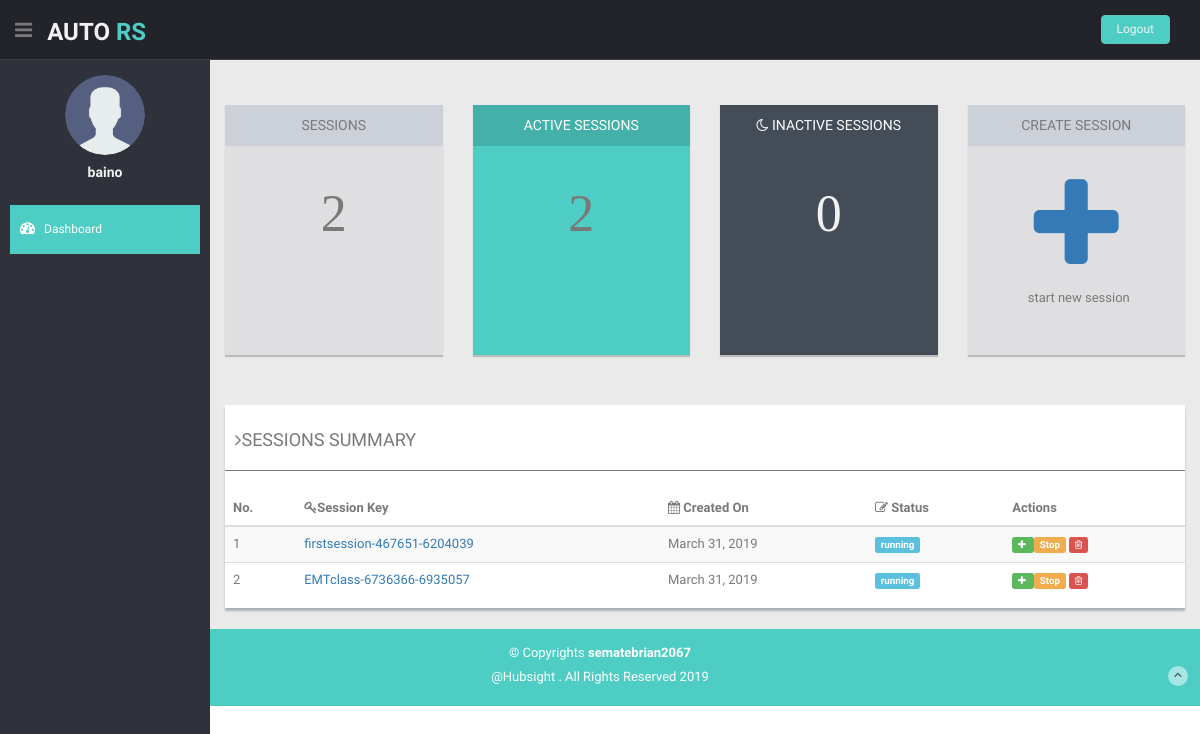
Screenshot of /moderator/ (signed in) with the database file from the repository.
### Ars/models.py (models this page shows)
class Session(models.Model):
    status = models.CharField(max_length=25, default='running')
    session_key = models.CharField(max_length=250, null=False)
    owner = models.ForeignKey(User, on_delete=models.CASCADE)
    created_on = models.DateField(auto_now_add=True)

### Ars/decorators.py (the view)
    def wrapper(request, **kwargs):
        if request is not None:
            if request.method == "GET":
                return function(request, **kwargs)
            raise Exception("method not allowed.")
        raise Exception("request is null")

### moderator/views.py (called while the page is built)
@Get_check
@login_required
def index(request):
    context = {}
    current_user_id=request.user.id
    user_sessions = Session.objects.filter(owner=current_user_id)
    context['sessions']=user_sessions
    inactive_session_count = user_sessions.filter(status="stopped").count()
    active_session_count = user_sessions.filter(status='running').count()
    context['active_count']=active_session_count
    context['inactive_count']=inactive_session_count
    return render(request, 'moderator/index.html', context)

### moderator/templates/moderator/index.html (shortened to what this page needs)
{% extends 'moderator/base.html' %}
{% block body%}
    <section id="main-content">
      <section class="wrapper">
        <div class="row">
          <div class="col-lg-12 main-chart">
            <div class="row mt">
              <div class="col-md-3 col-sm-12 mb">
                <div class="grey-panel pn">
                  <div class="grey-header">
                    <h5>SESSIONS</h5>
                  </div>
                  <h1 class="mt fa fa-4x">
                  {%if sessions%}
                      {{sessions.count}}
                  {%else%}
                    0
                  {%endif%}
              </h1>
                  <div class="row">
                    <div class="col-sm-6 col-xs-6 goleft">
                      <p><br/></p>
                    </div>
                  </div>
                </div>
              </div>
              <div class="col-md-3 col-sm-12 mb">
                <div class=" green-panel  pn">
                  <div class="green-header ">
                    <h5>ACTIVE SESSIONS</h5>
                  </div>
                                    <h1 class="mt fa fa-4x">
                                      {%if sessions%}
                                      {{active_count}}
                                      {%else%}
                                      0
                                      {%endif%}
                                    </h1>
                </div>
              </div>
              <div class="col-md-3 col-sm-12 mb">
                <div class="darkblue-panel pn">
                  <div class="darkblue-header">
                    <h5><i class=" fa fa-moon-o"></i> INACTIVE SESSIONS</h5>
                  </div>
                                    <h1 class="mt fa fa-4x">
                                      {%if sessions%}
                                        {{inactive_count}}
                                      {%else%}
                                        0
                                      {%endif%}
                                    </h1>
                </div>
              </div>
                 <div class="col-md-3 col-sm-12 mb">
                <div class="grey-panel pn">
                  <div class="grey-header">
                    <h5>CREATE SESSION</h5>
                  </div>
                  <a href="" data-toggle="modal" data-target="#createsession_Modal">
                    <h1 class="mt"><i class="fa fa-plus fa-3x"></i></h1>
                  </a>
                  <p>start new session</p>
                </div>
              </div>
            </div>
        <div class="row mt">
          <div class="col-md-12">
            <div class="content-panel">
              <table class="table table-striped table-advance table-hover">
                <h4><i class="fa fa-angle-right"></i>SESSIONS SUMMARY</h4>
                <hr>
                <thead>
                  <tr>
                    <th>No.</th>
                    <th><i class="fa fa-key"></i>Session Key</th>
                    <th><i class="fa fa-calendar"></i> Created On</th>
                    <th><i class=" fa fa-edit"></i> Status</th>
                    <th>Actions</th>
                  </tr>
                </thead>
                <tbody>
                  {%if sessions%}
                  {%for session in sessions%}
                  <tr>
                    <td>{{forloop.counter}}</td>
                    <td>
                      <a href="{% url 'moderator:sessionDetails' session.id %}">{{session.session_key}}</a>
                    </td>
                    <td class="hidden-phone">{{session.created_on}}</td>
                    <td><span class="label label-{% if session.status == 'stopped'%}danger{% else %}info{% endif %} label-mini">{{session.status}}</span></td>
                    <td>
                      {%if session.status == "running" %}
                          <a href="{% url 'moderator:categorycreate' session.id %}">
                            <span class="label label-success">
                              <i class="fa fa-plus"></i>
                            </span>
                          </a>
                        <a href="{% url 'moderator:sessionstop' session.id %}">
                          <span class="label label-warning label-mini">Stop</span>
                        </a>
                        {%endif%}
                        <a href="{% url 'moderator:sessiondelete' session.id %}">
                          <span class="label label-danger">
                            <i class="fa fa-trash-o"></i>
                          </span>
                        </a>
                    </td>
                  </tr>
                  {%endfor%}
                  {%endif%}
                </tbody>
              </table>
            </div>
          </div>
        </div>
          </div>
        </div>
      </section>
    </section>
    {% endblock %}

### moderator/templates/moderator/base.html (shortened to what this page needs)
<!DOCTYPE html>
<html lang="en">
<head>
  {% load staticfiles %}
  <link href="{% static 'moderator/lib/bootstrap/css/bootstrap.min.css' %}" rel="stylesheet">
  <link href="{% static 'moderator/lib/font-awesome/css/font-awesome.css' %}" rel="stylesheet" />
  <link rel="stylesheet" type="text/css" href="{% static 'moderator/css/zabuto_calendar.css' %}">
  <link rel="stylesheet" type="text/css" href="{% static 'moderator/lib/gritter/css/jquery.gritter.css' %}" />
  <link href="{% static 'moderator/lib/advanced-datatable/css/demo_page.css' %} " rel="stylesheet" />
  <link href="{% static 'moderator/lib/advanced-datatable/css/demo_table.css' %}" rel="stylesheet" />
  <link rel="stylesheet" href="{% static 'moderator/lib/advanced-datatable/css/DT_bootstrap.css' %}" />
  <link href="{% static 'moderator/css/style.css' %}" rel="stylesheet">
  <link href="{% static 'moderator/css/style-responsive.css' %}" rel="stylesheet">
</head>
<body>
  <section id="container">
    <header class="header black-bg">
      <div class="sidebar-toggle-box">
        <div class="fa fa-bars tooltips" data-placement="right" data-original-title="Toggle Navigation"></div>
      </div>
      <a href="index.html" class="logo"><b>AUTO<span> RS</span></b></a>
      <div class="top-menu">
        <ul class="nav pull-right top-menu">
          <li><a class="logout" href="{% url "UserAuth:logout" %}">Logout</a></li>
        </ul>
      </div>
    </header>
    <aside>
      <div id="sidebar" class="nav-collapse ">
        <ul class="sidebar-menu" id="nav-accordion">
          <p class="centered"><a href="profile.html"><img src="{% static 'moderator/img/user.png' %}" class="img-circle" width="80"></a></p>
          <h5 class="centered">{{request.user.username}}</h5>
          <li class="mt">
            <a class="active" href="{%url 'moderator:index'%}">
              <i class="fa fa-dashboard"></i>
              <span>Dashboard</span>
              </a>
          </li>
        </ul>
      </div>
    </aside>
    {% block body %}
    {% endblock %}
    <footer class="site-footer">
      <div class="text-center">
        <p>
          &copy; Copyrights <strong>sematebrian2067</strong>
          <p>
            @Hubsight . All Rights Reserved
          </p>
        </p>
        <a href="#" class="go-top">
          <i class="fa fa-angle-up"></i>
          </a>
      </div>
    </footer>
  </section>
</body>
</html>

### moderator/static/moderator/css/style.css (style rules this page uses)
body { color: #797979; background: #eaeaea; font-family: 'Ruda', sans-serif; padding: 0px !important; margin: 0px !important; font-size:13px; }
ul li { list-style: none; }
a, a:hover, a:focus { text-decoration: none; outline: none; }
#container { width: 100%; height: 100%; }
hr { margin-top: 20px; margin-bottom: 20px; border: 0; border-top: 1px solid #797979; }
.centered { text-align: center; }
.goleft { text-align: left; }
.mt { margin-top: 25px; }
.mb { margin-bottom: 25px; }
ul.top-menu > li > .logout { color: #f2f2f2; font-size: 12px; border-radius: 4px; -webkit-border-radius: 4px; border: 1px solid #64c3c2 !important; padding: 5px 15px; margin-right: 15px; background: #4ECDC4; margin-top: 15px; }
#sidebar { width: 210px; height: 100%; position: fixed; background: #2f323a; }
#sidebar h5 { color: #f2f2f2; font-weight: 700; }
#sidebar ul li { position: relative; }
ul.sidebar-menu , ul.sidebar-menu li ul.sub { margin: -2px 0 0; padding: 0; }
ul.sidebar-menu { margin-top: 75px; }
ul.sidebar-menu li { margin-bottom: 5px; margin-left:10px; margin-right:10px; }
ul.sidebar-menu li a span { display: inline-block; }
ul.sidebar-menu li a { color: #aeb2b7; text-decoration: none; display: block; padding: 15px 0 15px 10px; font-size: 12px; outline: none; -webkit-transition: all 0.3s ease; -moz-transition: all 0.3s ease; -o-transition: all 0.3s ease; -ms-transition: all 0.3s ease; transition: all 0.3s ease; }
ul.sidebar-menu li a.active, ul.sidebar-menu li a:hover, ul.sidebar-menu li a:focus { background: #4ECDC4; color: #fff; display: block; -webkit-transition: all 0.3s ease; -moz-transition: all 0.3s ease; -o-transition: all 0.3s ease; -ms-transition: all 0.3s ease; transition: all 0.3s ease; }
ul.sidebar-menu li a i { font-size: 15px; padding-right: 6px; }
ul.sidebar-menu li a.active i { color: #fff; }
#main-content { margin-left: 210px; }
.header, .footer { min-height: 60px; padding: 0 15px; }
.header { position: fixed; left: 0; right: 0; z-index: 1002; }
.black-bg { background: #22242a; border-bottom: 1px solid #393d46; }
.wrapper { display: inline-block; margin-top: 60px; padding-left: 15px; padding-right: 15px; padding-bottom: 15px; padding-top: 0px; width: 100%; }
a.logo { font-size: 24px; color: #f2f2f2; float: left; margin-top: 15px; text-transform: uppercase; }
a.logo b { font-weight: 900; }
a.logo span { color: #4ECDC4; }
#top_menu .nav > li, ul.top-menu > li { float: left; }
ul.top-menu > li > a { color: #666666; font-size: 16px; border-radius: 4px; -webkit-border-radius: 4px; border:1px solid #666666 !important; padding: 2px 6px; margin-right: 15px; }
.sidebar-toggle-box { float: left; padding-right: 15px; margin-top: 20px; }
.sidebar-toggle-box .fa-bars { cursor: pointer; display: inline-block; font-size: 20px; }
.main-chart { padding-top: 20px; }
.pn { height: 250px; box-shadow: 0 2px 1px rgba(0, 0, 0, 0.2); }
.grey-panel { text-align: center; background: #dfdfe1; }
.grey-panel .grey-header { background: #ccd1d9; padding: 3px; margin-bottom: 15px; }
.grey-panel h5 { font-weight: 200; margin-top: 10px; }
.grey-panel p { margin-left: 5px; }
.darkblue-panel { text-align: center; background: #444c57; }
.darkblue-panel .darkblue-header { background: transparent; padding: 3px; margin-bottom: 15px; }
.darkblue-panel h1 { color: #f2f2f2; }
.darkblue-panel h5 { font-weight: 200; margin-top: 10px; color: white; }
.green-panel { text-align: center; background: #4ECDC4; }
.green-panel .green-header { background: #43b1a9; padding: 3px; margin-bottom: 15px; }
.green-panel h5 { color: white; font-weight: 200; margin-top: 10px; }
.content-panel { background: #ffffff; box-shadow: 0px 3px 2px #aab2bd; padding-top: 15px; padding-bottom: 5px; }
.content-panel h4 { margin-left: 10px; }
.site-footer { background: #4ECDC4; color: #fff; padding: 15px 0; }
.site-footer p { margin-bottom: 5px; }
.go-top { margin-right: 1%; margin-top: -25px; float: right; background: rgba(255,255,255,.5); width: 20px; height: 20px; border-radius: 50%; -webkit-border-radius: 50%; }
.go-top i { color: #2A3542; }

### moderator/templates/moderator/base.html (style rules this page uses)
html { background-color: #ffffff; }

### rows the page displays
Session: session_key "firstsession-467651-6204039", created_on "March 31, 2019", status "running", shows "Stop"
Session: session_key "EMTclass-6736366-6935057", created_on "March 31, 2019", status "running", shows "Stop"

### other values shown
{{ request.user.username }} "baino"
{{ sessions.count }} "2"
{{ active_count }} "2"
{{ inactive_count }} "0"
